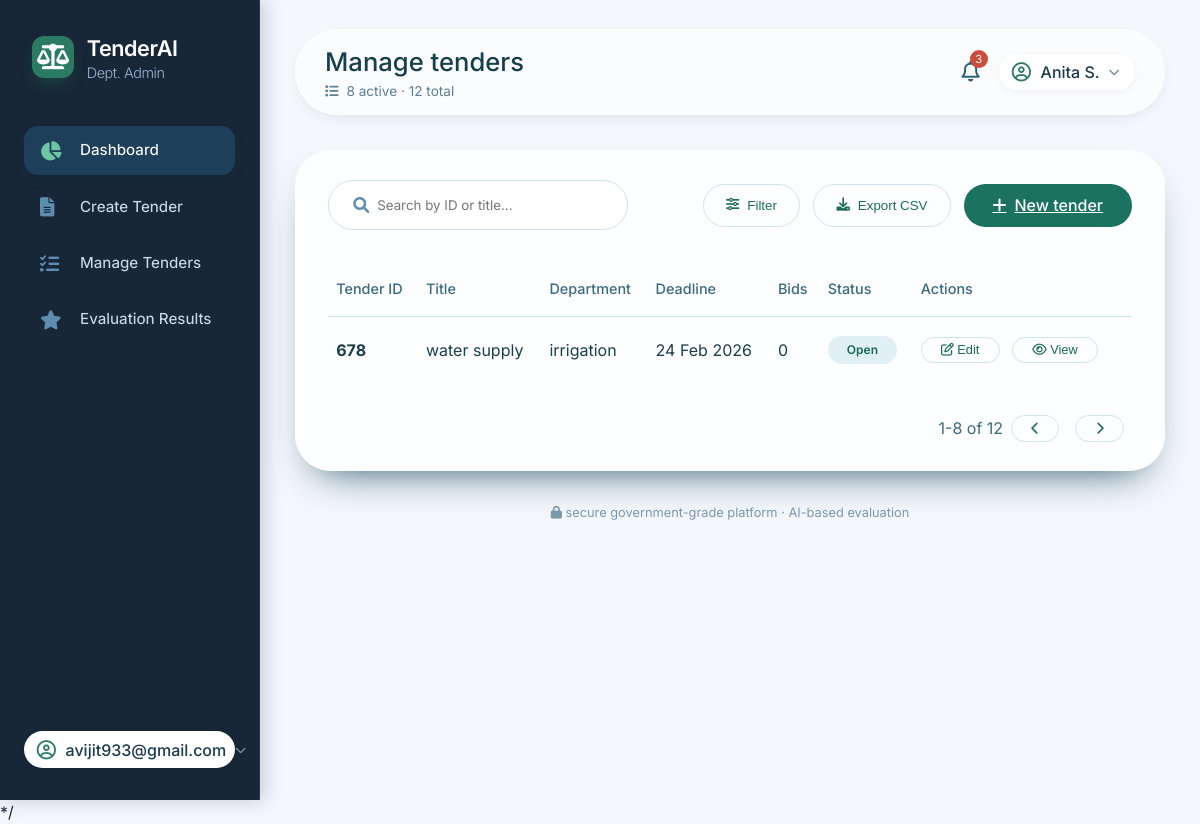
The page /managetender/ (signed in) on the database its author committed.
### app1/models.py (models this page shows, shortened)
class Tender(models.Model):
    STATUS_CHOICES = [
        ('draft', 'Draft'),
        ('published', 'Published'),
    ]
    tender_id = models.CharField(max_length=50, unique=True)
    title = models.CharField(max_length=200)
    department = models.CharField(max_length=100)
    boq_file = models.FileField(upload_to='boq_files/')
    min_turnover = models.DecimalField(max_digits=15, decimal_places=2)
    min_experience = models.PositiveIntegerField(help_text="In years")
    certificates = models.CharField(max_length=200, blank=True, null=True)
    manpower = models.PositiveIntegerField(blank=True, null=True)
    weight_price = models.PositiveIntegerField(default=0)
    weight_experience = models.PositiveIntegerField(default=0)
    weight_technical = models.PositiveIntegerField(default=0)
    weight_performance = models.PositiveIntegerField(default=0)
    last_date = models.DateField()
    required_documents = models.CharField(max_length=200)
    category = models.CharField(max_length=50, blank=True, null=True)
    created_by = models.ForeignKey(User, on_delete=models.CASCADE)
    status = models.CharField(max_length=10, choices=STATUS_CHOICES, default='draft')
    created_at = models.DateTimeField(auto_now_add=True)
    updated_at = models.DateTimeField(auto_now=True)

### app1/views.py (the view)
# urls.py: path('managetender/', views.managetender, name = 'managetender'),
def managetender(request):
    tenders = Tender.objects.values('tender_id', 'title', 'department', 'last_date')
    context = {
        'tenders': tenders,
        'username': request.user.username if request.user.is_authenticated else None
    }
    return render(request, 'managetender.html', context)

### templates/managetender.html (shortened to what this page needs)
{% load static %}
<!DOCTYPE html>
<html lang="en">
<head>
  <link rel="stylesheet" href="https://cdnjs.cloudflare.com/ajax/libs/font-awesome/6.0.0-beta3/css/all.min.css">
</head>
<body>
<div class="app">
  <aside class="sidebar">
    <div class="logo-area">
      <div class="logo-icon"><i class="fas fa-scale-balanced"></i></div>
      <div class="logo-text">TenderAI <span>Dept. Admin</span></div>
    </div>
    <nav class="nav">
      <a href="{% url 'Government_dashboard' %}" class="nav-item active"><i class="fas fa-chart-pie"></i> Dashboard</button></a>
      <a href="{% url 'createtender' %}" class="nav-item"><i class="fas fa-file-alt"></i> Create Tender</button></a>
      <a href="{% url 'managetender'%}" class="nav-item"><i class="fas fa-list-check"></i> Manage Tenders</button></a>
      <a href="{% url 'evaluation'%}" class="nav-item"><i class="fas fa-star"></i> Evaluation Results</button></a>
    </nav>
    <div class="user-profile">
        <i class="far fa-user-circle"></i>
          {% if username %}
            <span>{{ username }}</span>
          {% endif %}
        <i class="fas fa-chevron-down" style="font-size:0.7rem; color:#6d8da8;"></i>
        </div>
  </aside>
  <main class="main">
    <div class="top-bar">
      <div class="page-title">
        <h1>Manage tenders</h1>
        <p><i class="fas fa-list" style="margin-right:4px;"></i> <span id="activeCount">8</span> active · <span id="totalCount">12</span> total</p>
      </div>
      <div class="right-actions">
        <div class="notification-bell" id="notificationBell">
          <i class="far fa-bell"></i>
          <span class="badge" id="notificationCount">3</span>
        </div>
        <div class="user-profile" onclick="alert('Profile settings (demo)')">
          <i class="far fa-user-circle"></i>
          <span>Anita S.</span>
          <i class="fas fa-chevron-down" style="font-size:0.7rem; color:#6d8da8;"></i>
        </div>
      </div>
    </div>
    <div class="table-card">
      <div class="search-bar">
        <div class="search-wrapper">
          <i class="fas fa-search"></i>
          <input type="text" placeholder="Search by ID or title..." id="searchInput">
        </div>
        <div class="filter-actions">
          <button class="btn-outline" id="toggleFilterBtn"><i class="fas fa-sliders-h"></i> Filter</button>
          <button class="btn-outline" id="exportBtn"><i class="fas fa-download"></i> Export CSV</button>
          <a href="{% url 'createtender' %}" class="btn-primary">
  <i class="fas fa-plus"></i> New tender
</a>
        </div>
      </div>
      <table class="tender-table" id="tenderTable">
        <thead>
          <tr>
            <th>Tender ID</th>
            <th>Title</th>
            <th>Department</th>
            <th>Deadline</th>
            <th>Bids</th>
            <th>Status</th>
            <th>Actions</th>
          </tr>
        </thead>
      <tbody id="tableBody">
  {% for tender in tenders %}
    <tr>
      <td><strong>{{ tender.tender_id }}</strong></td>
      <td>{{ tender.title }}</td>
      <td>{{ tender.department }}</td>
      <td>{{ tender.last_date|date:"d M Y" }}</td>
      <td>0</td>
      <td><span class="status-badge open">Open</span></td>
      <td>
        <button class="action-btn" onclick="alert('Edit {{ tender.tender_id }}')">
          <i class="far fa-edit"></i> Edit
        </button>
        <button class="action-btn" onclick="alert('View bids for {{ tender.tender_id }}')">
          <i class="far fa-eye"></i> View
        </button>
      </td>
    </tr>
  {% empty %}
    <tr><td colspan="7">No tenders found</td></tr>
  {% endfor %}
</tbody>
      </table>
      <div style="display: flex; justify-content: flex-end; align-items: center; margin-top: 2rem; gap: 0.5rem;">
        <span style="color:#3b6a7f;" id="paginationInfo">1-8 of 12</span>
        <button class="action-btn" style="border-radius: 20px;" id="prevPage"><i class="fas fa-chevron-left"></i></button>
        <button class="action-btn" style="border-radius: 20px;" id="nextPage"><i class="fas fa-chevron-right"></i></button>
      </div>
    </div>
    <div class="footer-note">
      <i class="fas fa-lock"></i> secure government-grade platform · AI-based evaluation
    </div>
  </main>
</div>
*/
</body>
</html>

### rows shown on the page
Tender: tender_id "678", title "water supply", department "irrigation", last_date "24 Feb 2026"

### other values the page prints
{{ username }} "avijit933@gmail.com"
